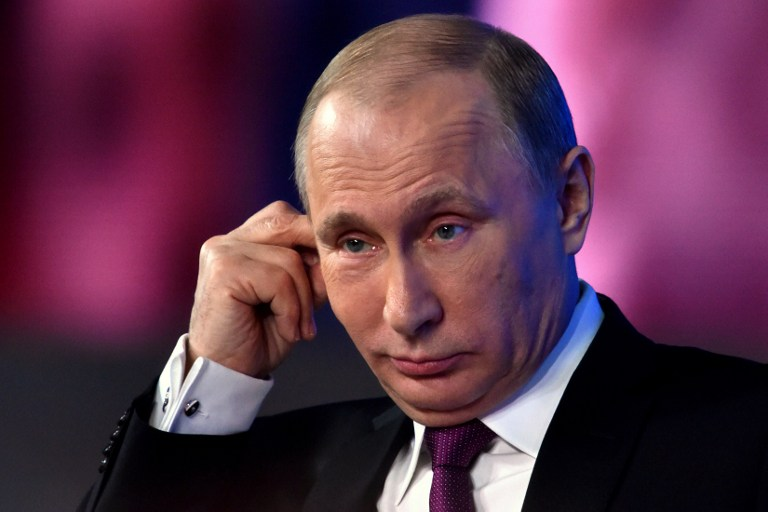
//> input picture Image-processing-Lab-2/pic.jpg, 768 x 512 px
$ ./Source   (built with g++ and OpenCV 4)
//> lines starting //> are read from the running program, lines starting //| are printed output that depends on the picture
//> further down, src1 is the input picture: 512 rows x 768 cols, CV_8UC3; mean B, G, R 74.3, 52.8, 94.9
#include "opencv2/imgproc/imgproc.hpp"
#include "opencv2/highgui/highgui.hpp"

#include <iostream>

using namespace cv;
using namespace std;

int Clamp(int n)
{
	n = n > 255 ? 255 : n;
	return n < 0 ? 0 : n;
}

Mat addNoise(const Mat& src1, double Mean = 0.0, double StdDev = 10.0)
{
//> called with Mean = 0, StdDev = 50
	if (src1.empty())
	{
		cout << "Image Empty!";
		exit(0);
	}

	Mat noise = Mat(src1.size(), CV_16SC3);
	Mat result(src1.size(), src1.type());

	randn(noise, Mean, StdDev);

	for (int Rows = 0; Rows < src1.rows; Rows++)
	{
		for (int Cols = 0; Cols < src1.cols; Cols++)
		{
			Vec3b Source_Pixel = src1.at<Vec3b>(Rows, Cols);
			Vec3s Noise_Pixel = noise.at<Vec3s>(Rows, Cols);
			Vec3b& Result_Pixel = result.at<Vec3b>(Rows, Cols);

			for (int i = 0; i < 3; i++)
				Result_Pixel.val[i] = Clamp(Source_Pixel.val[i] + Noise_Pixel.val[i]);
		}
	}
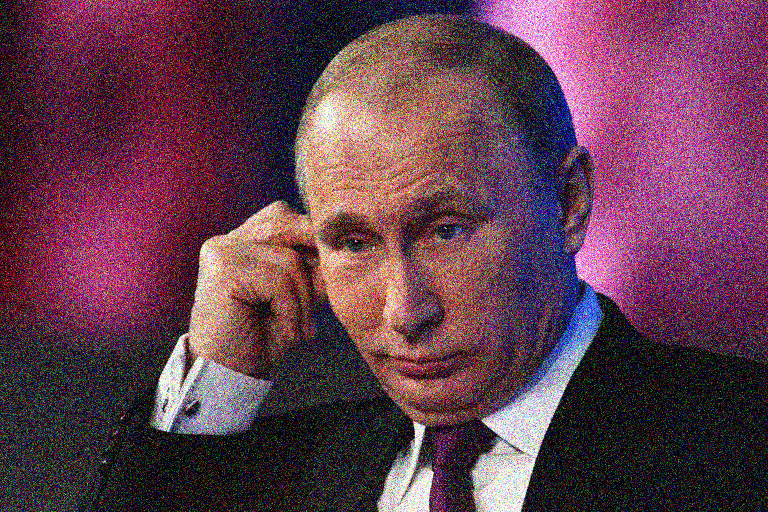
//> result: 512 rows x 768 cols, CV_8UC3; mean B, G, R 78.7, 60.8, 98.7
	return result;
}

Mat MedianFilter(const Mat& src1)
{
	if (src1.empty())
	{
		cout << "Image Empty!";
		exit(0);
	}

	Mat result = src1.clone();

	int width = src1.cols;
//> width = 768
	int height = src1.rows;
//> height = 512
	Vec3b pix[9];

	for (int i = 1; i < height - 1; ++i)
	{
		for (int j = 1; j < width - 1; ++j)
		{
			pix[0] = src1.at<Vec3b>(i - 1, j - 1);
			pix[1] = src1.at<Vec3b>(i, j - 1);
			pix[2] = src1.at<Vec3b>(i + 1, j - 1);
			pix[3] = src1.at<Vec3b>(i - 1, j);
			pix[4] = src1.at<Vec3b>(i, j);
			pix[5] = src1.at<Vec3b>(i + 1, j);
			pix[6] = src1.at<Vec3b>(i - 1, j + 1);
			pix[7] = src1.at<Vec3b>(i, j + 1);
			pix[8] = src1.at<Vec3b>(i + 1, j + 1);

			std::sort(pix, pix + 9, [](const Vec3b& v1, const Vec3b& v2) -> bool
				{
					int sum1 = v1[0] + v1[1] + v1[2];
					int sum2 = v2[0] + v2[1] + v2[2];
					return sum1 > sum2;
				});
			result.at<Vec3b>(i, j) = pix[4];
		}
	}
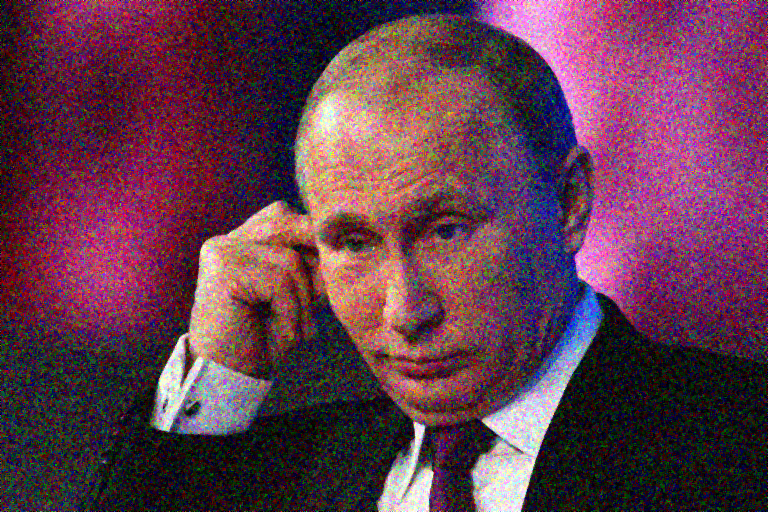
//> result: 512 rows x 768 cols, CV_8UC3; mean B, G, R 77.7, 59.2, 98.6
//> after the loop, pix = 9 items: [95, 32, 25], [27, 65, 0], [33, 27, 18], [44, 28, 0], [68, 0, 0], [0, 44, 0], [5, 25, 4], [0, 0, 0], [0, 0, 0]
	return result;
}

Vec3b KillMePlease(const Mat& src1, int x, int y)
{
	Vec3b result{};
	Vec3b tmp{};

	for (int i = x - 1; i < x + 2; ++i)
	{
		for (int j = y - 1; j < y + 2; ++j)
		{
			result += src1.at<Vec3b>(i, j) * 1/9;
		}
	}
	return result;
}

Mat BoxFilter(const Mat& src1)
{
	if (src1.empty())
	{
		cout << "Image Empty!";
		exit(0);
	}

	Mat result = src1.clone();

	int width = src1.cols;
//> width = 768
	int height = src1.rows;
//> height = 512

	for (int i = 1; i < height - 1; ++i)
	{
		for (int j = 1; j < width - 1; ++j)
		{
			result.at<Vec3b>(i, j) = KillMePlease(src1, i, j);
		}
	}
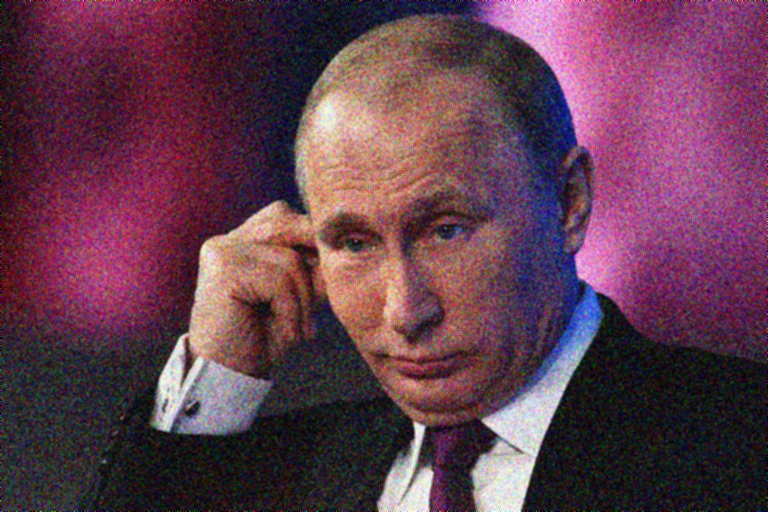
//> result: 512 rows x 768 cols, CV_8UC3; mean B, G, R 78.7, 60.7, 98.6
	return result;
}

int main()
{
	//Task 1
	Mat src1 = imread("pic.jpg");
	imshow("Original image", src1);
	Mat src2(src1.size(), src1.type());
	src2 = addNoise(src1, 0, 50.0);
	imshow("Image with noise", src2);

	//Task 2
	Mat src11 = src2.clone();;
	unsigned int start_time1 = clock();
	src11 = MedianFilter(src2);
	unsigned int end_time1 = clock();
	unsigned int search_time1 = end_time1 - start_time1;
	imshow("MedianFilter", src11);
	cout << "Working time of our MedianFilter: " << search_time1 << endl;

	Mat src22 = src2.clone();
	unsigned int start_time2 = clock();
	src22 = BoxFilter(src2);
	unsigned int end_time2 = clock();
	unsigned int search_time2 = end_time2 - start_time2;
	cout << "Working time of our BoxFilter: " << search_time2 << endl;
	imshow("BoxFilter", src22);

	//Task 3
	Mat src111(src2.size(), src2.type());
	unsigned int start_time3 = clock();
	GaussianBlur(src2, src111, Size(5, 5), 0);
	unsigned int end_time3 = clock();
	unsigned int search_time3 = end_time3 - start_time3;
	cout << "Working time of OpenCV filter: " << search_time3 << endl;
	imshow("Noise removal OpenCV", src111);

	//Task 4


	waitKey(0);
	return 0;
}
